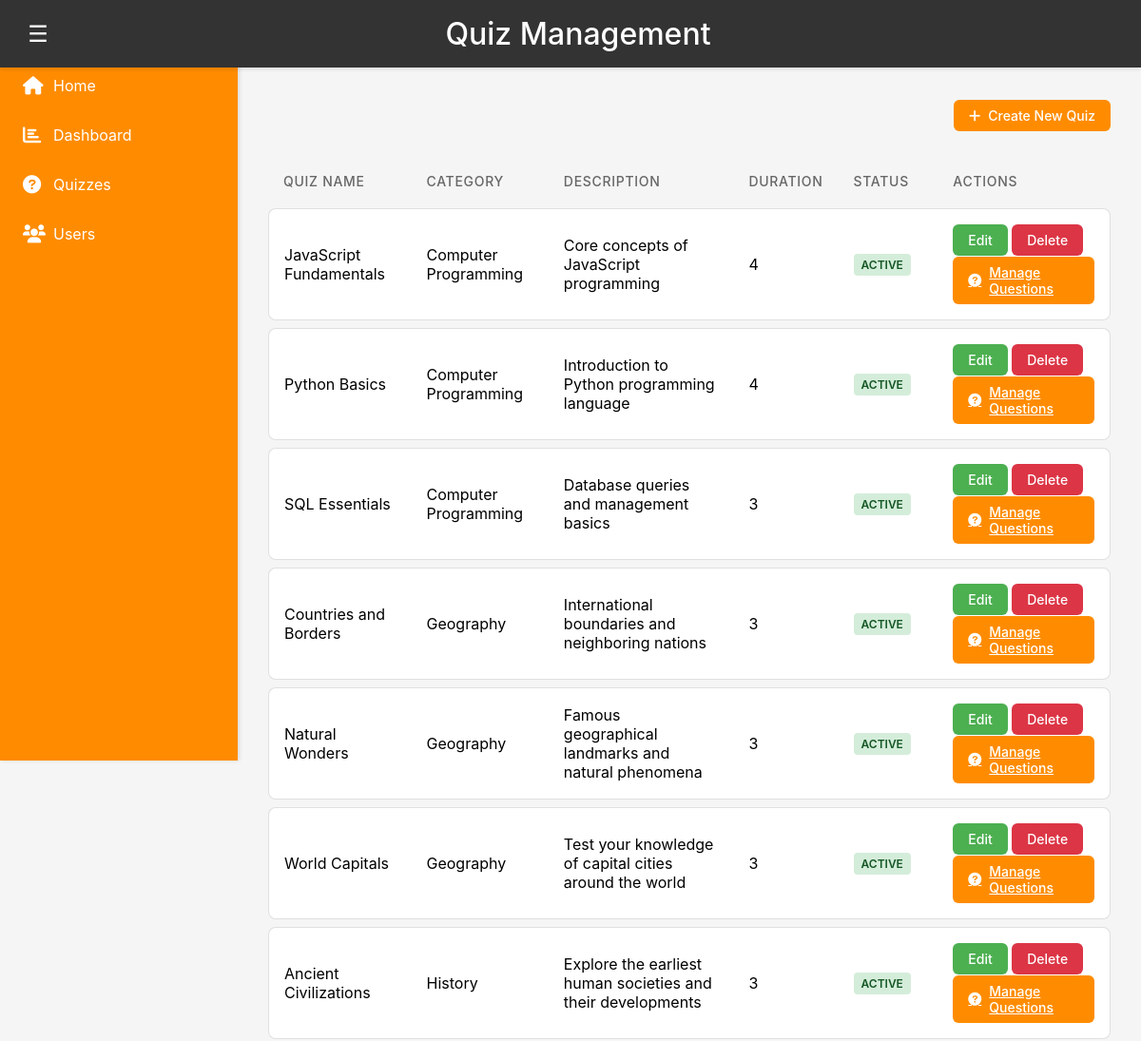
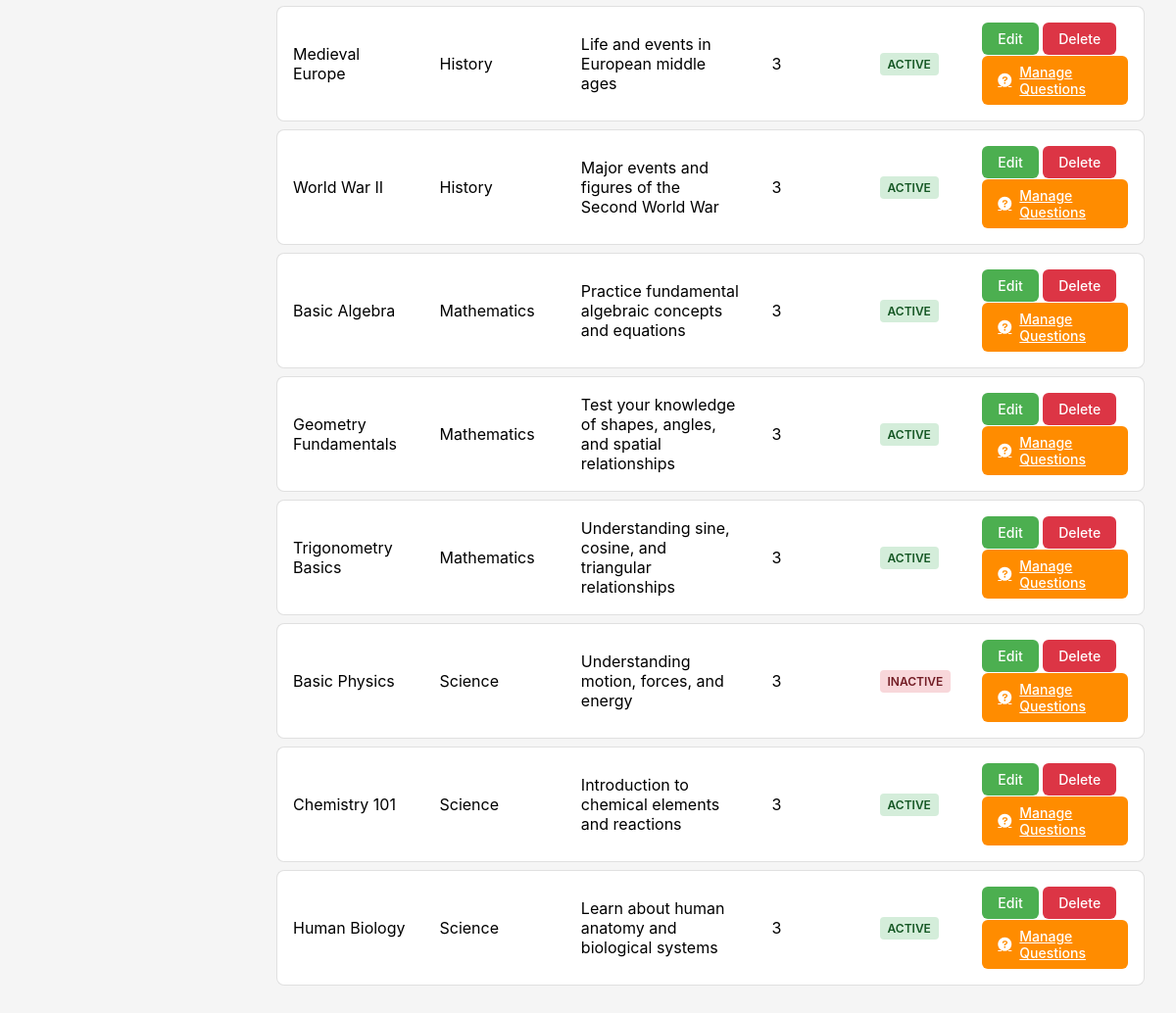
/view/admin/manage_quizzes.php (signed in), run on the app's committed database (2 pictures, top to bottom).
### tables this page shows
CREATE TABLE `quizzes` (
  `id` int(11) NOT NULL,
  `category_id` int(11) NOT NULL,
  `name` varchar(100) NOT NULL,
  `description` text DEFAULT NULL,
  `created_at` timestamp NOT NULL DEFAULT current_timestamp(),
  `updated_at` timestamp NOT NULL DEFAULT current_timestamp() ON UPDATE current_timestamp(),
  `duration_minutes` int(11) NOT NULL DEFAULT 3 COMMENT 'Duration of the quiz in minutes',
  `is_active` tinyint(1) DEFAULT 1
);

CREATE TABLE `categories` (
  `id` int(11) NOT NULL,
  `name` varchar(100) NOT NULL,
  `description` text DEFAULT NULL,
  `created_at` timestamp NOT NULL DEFAULT current_timestamp(),
  `updated_at` timestamp NOT NULL DEFAULT current_timestamp() ON UPDATE current_timestamp()
);

### view/admin/manage_quizzes.php (the view, shortened to what this page needs)
<?php
include '../../db/config.php';
$quizzes_query = "SELECT q.*, c.name as category_name FROM quizzes q JOIN categories c ON q.category_id = c.id ORDER BY c.name, q.name";
$quizzes_result = mysqli_query($conn, $quizzes_query);
$quizzes = [];
while ($row = mysqli_fetch_assoc($quizzes_result)) {
    $quizzes[] = $row;
}
?>
<!DOCTYPE html>
<html lang="en">
<head>
    <link rel="stylesheet" href="https://cdnjs.cloudflare.com/ajax/libs/font-awesome/6.0.0-beta3/css/all.min.css">
</head>
<body>
<header class="header">
    <button id="menuToggle" class="menu-btn">☰</button>
    <h1>Quiz Management</h1>
</header>
<nav class="sidebar" id="sidebar">
    <a href="../../index.php"><i class="fas fa-home"></i>Home</a>
    <a href="dashboard.php"><i class="fas fa-chart-bar"></i>Dashboard</a>
    <a href="#"><i class="fas fa-question-circle"></i>Quizzes</a>
    <a href="users.php"><i class="fas fa-users"></i>Users</a>
</nav>
<main class="main-content" id="main">
    <div class="container">
        <div class="actions-group" style="margin-bottom: 24px;">
            <button class="btn btn-primary" onclick="openModal('createQuizModal')">
                <i class="fas fa-plus"></i> Create New Quiz
            </button>
        </div>
        <table class="quiz-table">
            <thead>
            <tr>
                <th>Quiz Name</th>
                <th>Category</th>
                <th>Description</th>
                <th>Duration</th>
                <th>Status</th>
                <th>Actions</th>
            </tr>
            </thead>
            <tbody>
            <?php foreach($quizzes as $quiz): ?>
                <tr>
                    <td><?php echo htmlspecialchars($quiz['name']); ?></td>
                    <td><?php echo htmlspecialchars($quiz['category_name']); ?></td>
                    <td><?php echo htmlspecialchars($quiz['description'] ?? 'No description'); ?></td>
                    <td><?php echo htmlspecialchars($quiz['duration_minutes']); ?></td>
                    <td>
                    <span class="status-badge <?php echo $quiz['is_active'] ? 'status-active' : 'status-inactive'; ?>">
                        <?php echo $quiz['is_active'] ? 'Active' : 'Inactive'; ?>
                    </span>
                    </td>
                    <td>
                        <button class="btn btn-edit" onclick="editQuiz(
                        <?php echo $quiz['id']; ?>,
                                '<?php echo htmlspecialchars($quiz['name']); ?>',
                                '<?php echo htmlspecialchars($quiz['category_id']); ?>',
                                '<?php echo htmlspecialchars($quiz['description'] ?? ''); ?>',
                        <?php echo $quiz['duration_minutes']; ?>,
                        <?php echo $quiz['is_active']; ?>
                                )">Edit</button>
                        <button class="btn btn-delete" onclick="deleteQuiz(<?php echo $quiz['id']; ?>)">Delete</button>
                        <a href="manage_questions.php?quiz_id=<?php echo $quiz['id']; ?>" class="btn btn-primary">
                            <i class="fas fa-question-circle"></i> Manage Questions
                        </a>
                    </td>
                </tr>
            <?php endforeach; ?>
            </tbody>
        </table>
    </div>
</main>
</body>
</html>

### view/admin/manage_quizzes.php (style rules this page uses)
:root { --primary-orange: #FF8C00; --secondary-orange: #FFA500; --dark-gray: #333333; --light-gray: #f5f5f5; --border-color: #e0e0e0; --text-muted: #666; }
* { margin: 0; padding: 0; box-sizing: border-box; font-family: -apple-system, BlinkMacSystemFont, 'Segoe UI', Roboto, Oxygen, Ubuntu, Cantarell, sans-serif; }
body { min-height: 100vh; overflow-x: hidden; background-color: var(--light-gray); }
.header { position: fixed; top: 0; left: 0; width: 100%; background-color: var(--dark-gray); color: white; padding: 1rem; z-index: 1000; display: flex; align-items: center; box-shadow: 0 2px 4px rgba(0,0,0,0.1); }
.header h1 { flex: 1; text-align: center; margin-right: 3rem; font-weight: 500; }
.menu-btn { background: none; border: none; color: white; font-size: 1.5rem; cursor: pointer; margin-right: 1rem; width: 3rem; transition: transform 0.2s ease; }
.sidebar { position: fixed; top: 0; left: 0; height: 100vh; width: 250px; background-color: var(--primary-orange); padding-top: 4rem; transition: 0.3s; z-index: 100; box-shadow: 2px 0 4px rgba(0,0,0,0.1); }
.sidebar a { display: flex; align-items: center; padding: 1rem 1.5rem; color: white; text-decoration: none; transition: 0.2s; }
.sidebar a i { width: 1.5rem; margin-right: 0.5rem; font-size: 1.2rem; }
.main-content { margin-left: 250px; padding: 5rem 2rem 2rem; transition: 0.3s; min-height: 100vh; }
.quiz-table { width: 100%; border-collapse: separate; border-spacing: 0 8px; margin-top: 1rem; }
.quiz-table th { font-weight: 500; color: var(--text-muted); border: none; padding: 12px 16px; text-align: left; font-size: 0.875rem; text-transform: uppercase; letter-spacing: 0.05em; }
.quiz-table td { background: white; padding: 16px; border: none; border-top: 1px solid var(--border-color); border-bottom: 1px solid var(--border-color); }
.quiz-table tr td:first-child { border-left: 1px solid var(--border-color); border-top-left-radius: 8px; border-bottom-left-radius: 8px; }
.quiz-table tr td:last-child { border-right: 1px solid var(--border-color); border-top-right-radius: 8px; border-bottom-right-radius: 8px; }
.btn { display: inline-flex; align-items: center; padding: 8px 16px; border: none; border-radius: 6px; font-size: 0.875rem; font-weight: 500; cursor: pointer; transition: all 0.2s ease; }
.btn i { margin-right: 8px; }
.btn-primary { background-color: var(--primary-orange); color: white; margin-top: 1px; }
.btn-edit { background-color: #4CAF50; color: white; }
.btn-delete { background-color: #dc3545; color: white; }
.actions-group { display: flex; gap: 8px; justify-content: flex-end; margin-top: 24px; }
.status-badge { display: inline-block; padding: 4px 8px; border-radius: 4px; font-size: 0.75rem; font-weight: 600; text-transform: uppercase; }
.status-active { background-color: #d4edda; color: #155724; }
.status-inactive { background-color: #f8d7da; color: #721c24; }

### data on the page
quizzes: name "JavaScript Fundamentals", category.name "Computer Programming", description "Core concepts of JavaScript programming", duration_minutes "4", is_active "ACTIVE"
quizzes: name "Python Basics", category.name "Computer Programming", description "Introduction to Python programming language", duration_minutes "4", is_active "ACTIVE"
quizzes: name "SQL Essentials", category.name "Computer Programming", description "Database queries and management basics", duration_minutes "3", is_active "ACTIVE"
quizzes: name "Countries and Borders", category.name "Geography", description "International boundaries and neighboring nations", duration_minutes "3", is_active "ACTIVE"
quizzes: name "Natural Wonders", category.name "Geography", description "Famous geographical landmarks and natural phenomena", duration_minutes "3", is_active "ACTIVE"
quizzes: name "World Capitals", category.name "Geography", description "Test your knowledge of capital cities around the world", duration_minutes "3", is_active "ACTIVE"
quizzes: name "Ancient Civilizations", category.name "History", description "Explore the earliest human societies and their developments", duration_minutes "3", is_active "ACTIVE"
quizzes: name "Medieval Europe", category.name "History", description "Life and events in European middle ages", duration_minutes "3", is_active "ACTIVE"
quizzes: name "World War II", category.name "History", description "Major events and figures of the Second World War", duration_minutes "3", is_active "ACTIVE"
quizzes: name "Basic Algebra", category.name "Mathematics", description "Practice fundamental algebraic concepts and equations", duration_minutes "3", is_active "ACTIVE"
quizzes: name "Geometry Fundamentals", category.name "Mathematics", description "Test your knowledge of shapes, angles, and spatial relationships", duration_minutes "3", is_active "ACTIVE"
quizzes: name "Trigonometry Basics", category.name "Mathematics", description "Understanding sine, cosine, and triangular relationships", duration_minutes "3", is_active "ACTIVE"
quizzes: name "Basic Physics", category.name "Science", description "Understanding motion, forces, and energy", duration_minutes "3", is_active "INACTIVE"
quizzes: name "Chemistry 101", category.name "Science", description "Introduction to chemical elements and reactions", duration_minutes "3", is_active "ACTIVE"
quizzes: name "Human Biology", category.name "Science", description "Learn about human anatomy and biological systems", duration_minutes "3", is_active "ACTIVE"
